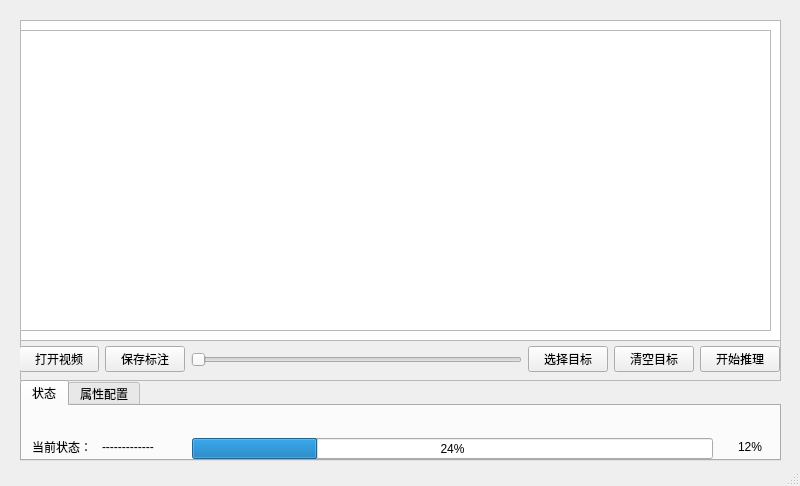
<?xml version="1.0" encoding="UTF-8"?>
<ui version="4.0">
 <class>MainWindow</class>
 <widget class="QMainWindow" name="MainWindow">
  <property name="geometry">
   <rect>
    <x>0</x>
    <y>0</y>
    <width>800</width>
    <height>486</height>
   </rect>
  </property>
  <property name="minimumSize">
   <size>
    <width>800</width>
    <height>486</height>
   </size>
  </property>
  <property name="maximumSize">
   <size>
    <width>800</width>
    <height>486</height>
   </size>
  </property>
  <property name="windowTitle">
   <string>MainWindow</string>
  </property>
  <widget class="QWidget" name="centralwidget">
   <widget class="QFrame" name="video_frame">
    <property name="geometry">
     <rect>
      <x>20</x>
      <y>20</y>
      <width>761</width>
      <height>361</height>
     </rect>
    </property>
    <property name="frameShape">
     <enum>QFrame::StyledPanel</enum>
    </property>
    <property name="frameShadow">
     <enum>QFrame::Raised</enum>
    </property>
    <widget class="QGraphicsView" name="graphicsView">
     <property name="geometry">
      <rect>
       <x>0</x>
       <y>0</y>
       <width>761</width>
       <height>321</height>
      </rect>
     </property>
    </widget>
    <widget class="QFrame" name="frame_2">
     <property name="geometry">
      <rect>
       <x>0</x>
       <y>320</y>
       <width>761</width>
       <height>41</height>
      </rect>
     </property>
     <property name="frameShape">
      <enum>QFrame::StyledPanel</enum>
     </property>
     <property name="frameShadow">
      <enum>QFrame::Raised</enum>
     </property>
     <widget class="QWidget" name="horizontalLayoutWidget">
      <property name="geometry">
       <rect>
        <x>-1</x>
        <y>-1</y>
        <width>761</width>
        <height>41</height>
       </rect>
      </property>
      <layout class="QHBoxLayout" name="horizontalLayout">
       <item>
        <widget class="QPushButton" name="open_btn">
         <property name="text">
          <string>打开视频</string>
         </property>
        </widget>
       </item>
       <item>
        <widget class="QPushButton" name="save_btn">
         <property name="text">
          <string>保存标注</string>
         </property>
        </widget>
       </item>
       <item>
        <widget class="QSlider" name="horizontalSlider">
         <property name="orientation">
          <enum>Qt::Horizontal</enum>
         </property>
        </widget>
       </item>
       <item>
        <widget class="QPushButton" name="select_btn">
         <property name="text">
          <string>选择目标</string>
         </property>
        </widget>
       </item>
       <item>
        <widget class="QPushButton" name="clean_btn">
         <property name="text">
          <string>清空目标</string>
         </property>
        </widget>
       </item>
       <item>
        <widget class="QPushButton" name="start_btn">
         <property name="text">
          <string>开始推理</string>
         </property>
        </widget>
       </item>
      </layout>
     </widget>
    </widget>
    <widget class="QFrame" name="draw_frame">
     <property name="geometry">
      <rect>
       <x>0</x>
       <y>10</y>
       <width>751</width>
       <height>301</height>
      </rect>
     </property>
     <property name="frameShape">
      <enum>QFrame::StyledPanel</enum>
     </property>
     <property name="frameShadow">
      <enum>QFrame::Raised</enum>
     </property>
    </widget>
   </widget>
   <widget class="QTabWidget" name="menu_tab">
    <property name="geometry">
     <rect>
      <x>20</x>
      <y>380</y>
      <width>761</width>
      <height>81</height>
     </rect>
    </property>
    <property name="currentIndex">
     <number>0</number>
    </property>
    <widget class="QWidget" name="tab">
     <attribute name="title">
      <string>状态</string>
     </attribute>
     <widget class="QLabel" name="act_label">
      <property name="enabled">
       <bool>true</bool>
      </property>
      <property name="geometry">
       <rect>
        <x>10</x>
        <y>30</y>
        <width>71</width>
        <height>21</height>
       </rect>
      </property>
      <property name="text">
       <string>当前状态：</string>
      </property>
     </widget>
     <widget class="QLabel" name="act_info_label">
      <property name="enabled">
       <bool>true</bool>
      </property>
      <property name="geometry">
       <rect>
        <x>80</x>
        <y>30</y>
        <width>81</width>
        <height>21</height>
       </rect>
      </property>
      <property name="text">
       <string>-------------</string>
      </property>
     </widget>
     <widget class="QProgressBar" name="act_progressbar">
      <property name="geometry">
       <rect>
        <x>170</x>
        <y>32</y>
        <width>521</width>
        <height>21</height>
       </rect>
      </property>
      <property name="value">
       <number>24</number>
      </property>
     </widget>
     <widget class="QLabel" name="label_3">
      <property name="enabled">
       <bool>true</bool>
      </property>
      <property name="geometry">
       <rect>
        <x>680</x>
        <y>30</y>
        <width>60</width>
        <height>21</height>
       </rect>
      </property>
      <property name="layoutDirection">
       <enum>Qt::LeftToRight</enum>
      </property>
      <property name="text">
       <string>12%</string>
      </property>
      <property name="alignment">
       <set>Qt::AlignRight|Qt::AlignTrailing|Qt::AlignVCenter</set>
      </property>
     </widget>
    </widget>
    <widget class="QWidget" name="tab_2">
     <attribute name="title">
      <string>属性配置</string>
     </attribute>
    </widget>
   </widget>
  </widget>
  <widget class="QStatusBar" name="statusbar"/>
 </widget>
 <resources/>
 <connections/>
</ui>
